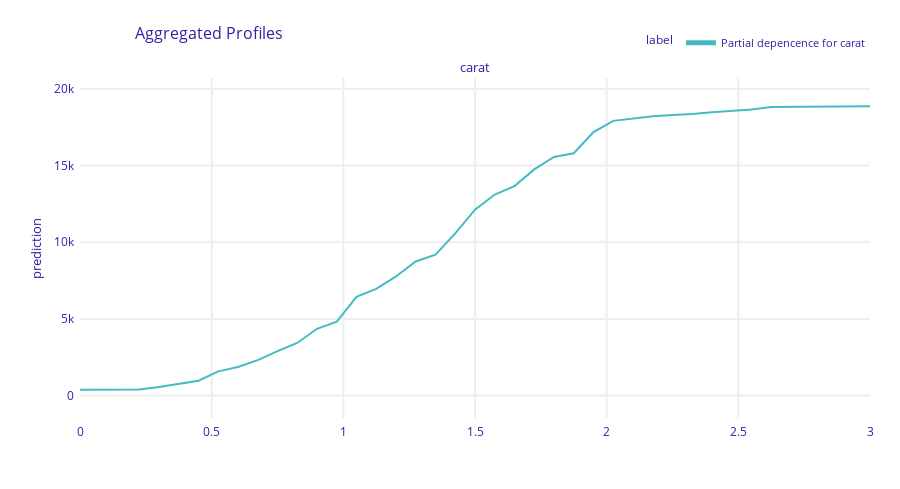

Notebook source saved alongside this figure:
### Code cell
# Interpret model
import numpy as np
import dalex as dx

# Partial dependence plots on training data
def pred_fun(model, df):
    X = encoder.transform(df)
    dX = xgb.DMatrix(X, feature_names=feature_names)
    return model.predict(dX)


exp = dx.Explainer(fit, df_train, predict_function=pred_fun, verbose=False)

pdp_num = exp.model_profile(
    variable_splits={"carat": np.linspace(0, 3, 41)},
    label="Partial depencence for carat",
    verbose=False,
)
pdp_num.plot()

### Figure 1 — Plotly figure (JSON) as saved in the notebook; plotly's stock layout.template omitted (floating-point values rounded to 4 significant figures)
{"data": [{"customdata": [[3914.0, "Partial depencence for carat", "carat"], [3914.0, "Partial depencence for carat", "carat"], [3914.0, "Partial depencence for carat", "carat"], [3914.0, "Partial depencence for carat", "carat"], [3914.0, "Partial depencence for carat", "carat"], [3914.0, "Partial depencence for carat", "carat"], [3914.0, "Partial depencence for carat", "carat"], [3914.0, "Partial depencence for carat", "carat"], [3914.0, "Partial depencence for carat", "carat"], [3914.0, "Partial depencence for carat", "carat"], [3914.0, "Partial depencence for carat", "carat"], [3914.0, "Partial depencence for carat", "carat"], [3914.0, "Partial depencence for carat", "carat"], [3914.0, "Partial depencence for carat", "carat"], [3914.0, "Partial depencence for carat", "carat"], [3914.0, "Partial depencence for carat", "carat"], [3914.0, "Partial depencence for carat", "carat"], [3914.0, "Partial depencence for carat", "carat"], [3914.0, "Partial depencence for carat", "carat"], [3914.0, "Partial depencence for carat", "carat"], [3914.0, "Partial depencence for carat", "carat"], [3914.0, "Partial depencence for carat", "carat"], [3914.0, "Partial depencence for carat", "carat"], [3914.0, "Partial depencence for carat", "carat"], [3914.0, "Partial depencence for carat", "carat"], [3914.0, "Partial depencence for carat", "carat"], [3914.0, "Partial depencence for carat", "carat"], [3914.0, "Partial depencence for carat", "carat"], [3914.0, "Partial depencence for carat", "carat"], [3914.0, "Partial depencence for carat", "carat"], [3914.0, "Partial depencence for carat", "carat"], [3914.0, "Partial depencence for carat", "carat"], [3914.0, "Partial depencence for carat", "carat"], [3914.0, "Partial depencence for carat", "carat"], [3914.0, "Partial depencence for carat", "carat"], [3914.0, "Partial depencence for carat", "carat"], [3914.0, "Partial depencence for carat", "carat"], [3914.0, "Partial depencence for carat", "carat"], [3914.0, "Partial depencence for carat", "carat"], [3914.0, "Partial depencence for carat", "carat"], [3914.0, "Partial depencence for carat", "carat"]], "hovertemplate": "<b>%{hovertext}</b><br><br>prediction=%{y:.3f}<br>mean_prediction=%{customdata[0]:.3f}<extra></extra>", "hovertext": ["Partial depencence for carat", "Partial depencence for carat", "Partial depencence for carat", "Partial depencence for carat", "Partial depencence for carat", "Partial depencence for carat", "Partial depencence for carat", "Partial depencence for carat", "Partial depencence for carat", "Partial depencence for carat", "Partial depencence for carat", "Partial depencence for carat", "Partial depencence for carat", "Partial depencence for carat", "Partial depencence for carat", "Partial depencence for carat", "Partial depencence for carat", "Partial depencence for carat", "Partial depencence for carat", "Partial depencence for carat", "Partial depencence for carat", "Partial depencence for carat", "Partial depencence for carat", "Partial depencence for carat", "Partial depencence for carat", "Partial depencence for carat", "Partial depencence for carat", "Partial depencence for carat", "Partial depencence for carat", "Partial depencence for carat", "Partial depencence for carat", "Partial depencence for carat", "Partial depencence for carat", "Partial depencence for carat", "Partial depencence for carat", "Partial depencence for carat", "Partial depencence for carat", "Partial depencence for carat", "Partial depencence for carat", "Partial depencence for carat", "Partial depencence for carat"], "legendgroup": "Partial depencence for carat", "line": {"color": "#46bac2", "dash": "solid", "width": 2}, "marker": {"symbol": "circle"}, "mode": "lines", "name": "Partial depencence for carat", "opacity": 1, "orientation": "v", "showlegend": true, "type": "scatter", "x": [0, 0.075, 0.15, 0.225, 0.3, 0.375, 0.45, 0.525, 0.6, 0.675, 0.75, 0.825, 0.9, 0.975, 1.05, 1.125, 1.2, 1.275, 1.35, 1.425, 1.5, 1.575, 1.65, 1.725, 1.8, 1.875, 1.95, 2.025, 2.1, 2.175, 2.25, 2.325, 2.4, 2.475, 2.55, 2.625, 2.7, 2.775, 2.85, 2.925, 3], "xaxis": "x", "y": [385.8, 385.8, 385.8, 401.7, 552.8, 760.2, 969.2, 1579.0, 1864.0, 2308.0, 2899.0, 3433.0, 4356.0, 4819.0, 6445.0, 6955.0, 7770.0, 8748.0, 9196.0, 10570.0, 12120.0, 13110.0, 13660.0, 14750.0, 15570.0, 15800.0, 17180.0, 17920.0, 18070.0, 18220.0, 18300.0, 18360.0, 18480.0, 18550.0, 18660.0, 18820.0, 18820.0, 18840.0, 18840.0, 18860.0, 18860.0], "yaxis": "y"}], "layout": {"annotations": [{"font": {"size": 13}, "showarrow": false, "text": "carat", "x": 0.5, "xanchor": "center", "xref": "paper", "y": 1, "yanchor": "bottom", "yref": "paper"}, {"font": {"size": 13}, "showarrow": false, "text": "prediction", "textangle": -90, "x": -0.07, "xref": "paper", "y": 0.5, "yref": "paper"}], "font": {"color": "#371ea3"}, "height": 489, "hovermode": "x unified", "legend": {"font": {"size": 11}, "itemsizing": "constant", "orientation": "h", "title": {"font": {"size": 12}, "text": "label"}, "tracegroupgap": 0, "x": 1, "xanchor": "right", "y": 1.061, "yanchor": "bottom"}, "margin": {"b": 71, "r": 30, "t": 78}, "title": {"font": {"size": 16}, "text": "Aggregated Profiles", "x": 0.15}, "xaxis": {"anchor": "y", "automargin": true, "domain": [0, 1], "fixedrange": true, "gridwidth": 2, "showticklabels": true, "tickcolor": "white", "ticklen": 3, "ticks": "outside", "title": {"text": ""}, "type": "linear", "zeroline": false}, "yaxis": {"anchor": "x", "automargin": true, "domain": [0, 1], "fixedrange": true, "gridwidth": 2, "range": [-1462.0, 20710.0], "tickcolor": "white", "ticklen": 3, "ticks": "outside", "title": {"text": ""}, "type": "linear", "zeroline": false}}}
